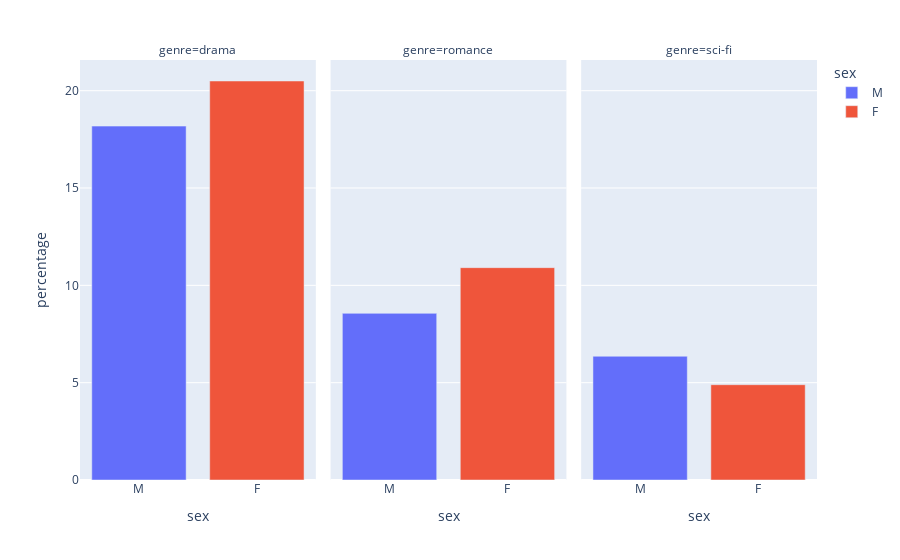

Here is the notebook cell this chart was saved with:
### Code cell
import plotly.express as px
fig = px.bar(genre_df, x="sex", y="percentage", color='sex', facet_col="genre")
fig.update_xaxes(matches=None)
fig.show()

### Figure 1 — Plotly figure (JSON) as saved in the notebook; plotly's stock layout.template omitted (floating-point values rounded to 4 significant figures)
{"data": [{"alignmentgroup": "True", "hoverlabel": {"namelength": 0}, "hovertemplate": "sex=%{x}<br>genre=drama<br>percentage=%{y}", "legendgroup": "M", "marker": {"color": "#636efa"}, "name": "M", "offsetgroup": "M", "orientation": "v", "showlegend": true, "textposition": "auto", "type": "bar", "x": ["M"], "xaxis": "x", "y": [18.18], "yaxis": "y"}, {"alignmentgroup": "True", "hoverlabel": {"namelength": 0}, "hovertemplate": "sex=%{x}<br>genre=romance<br>percentage=%{y}", "legendgroup": "M", "marker": {"color": "#636efa"}, "name": "M", "offsetgroup": "M", "orientation": "v", "showlegend": false, "textposition": "auto", "type": "bar", "x": ["M"], "xaxis": "x2", "y": [8.562], "yaxis": "y2"}, {"alignmentgroup": "True", "hoverlabel": {"namelength": 0}, "hovertemplate": "sex=%{x}<br>genre=sci-fi<br>percentage=%{y}", "legendgroup": "M", "marker": {"color": "#636efa"}, "name": "M", "offsetgroup": "M", "orientation": "v", "showlegend": false, "textposition": "auto", "type": "bar", "x": ["M"], "xaxis": "x3", "y": [6.357], "yaxis": "y3"}, {"alignmentgroup": "True", "hoverlabel": {"namelength": 0}, "hovertemplate": "sex=%{x}<br>genre=drama<br>percentage=%{y}", "legendgroup": "F", "marker": {"color": "#EF553B"}, "name": "F", "offsetgroup": "F", "orientation": "v", "showlegend": true, "textposition": "auto", "type": "bar", "x": ["F"], "xaxis": "x", "y": [20.5], "yaxis": "y"}, {"alignmentgroup": "True", "hoverlabel": {"namelength": 0}, "hovertemplate": "sex=%{x}<br>genre=romance<br>percentage=%{y}", "legendgroup": "F", "marker": {"color": "#EF553B"}, "name": "F", "offsetgroup": "F", "orientation": "v", "showlegend": false, "textposition": "auto", "type": "bar", "x": ["F"], "xaxis": "x2", "y": [10.91], "yaxis": "y2"}, {"alignmentgroup": "True", "hoverlabel": {"namelength": 0}, "hovertemplate": "sex=%{x}<br>genre=sci-fi<br>percentage=%{y}", "legendgroup": "F", "marker": {"color": "#EF553B"}, "name": "F", "offsetgroup": "F", "orientation": "v", "showlegend": false, "textposition": "auto", "type": "bar", "x": ["F"], "xaxis": "x3", "y": [4.896], "yaxis": "y3"}], "layout": {"annotations": [{"font": {}, "showarrow": false, "text": "genre=drama", "x": 0.16, "xanchor": "center", "xref": "paper", "y": 1, "yanchor": "bottom", "yref": "paper"}, {"font": {}, "showarrow": false, "text": "genre=romance", "x": 0.5, "xanchor": "center", "xref": "paper", "y": 1, "yanchor": "bottom", "yref": "paper"}, {"font": {}, "showarrow": false, "text": "genre=sci-fi", "x": 0.84, "xanchor": "center", "xref": "paper", "y": 1, "yanchor": "bottom", "yref": "paper"}], "autosize": true, "barmode": "relative", "legend": {"title": {"text": "sex"}, "tracegroupgap": 0}, "margin": {"t": 60}, "xaxis": {"anchor": "y", "autorange": true, "categoryarray": ["M", "F"], "categoryorder": "array", "domain": [0, 0.32], "range": [-0.5, 1.5], "title": {"text": "sex"}, "type": "category"}, "xaxis2": {"anchor": "y2", "autorange": true, "categoryarray": ["M", "F"], "categoryorder": "array", "domain": [0.34, 0.66], "range": [-0.5, 1.5], "title": {"text": "sex"}, "type": "category"}, "xaxis3": {"anchor": "y3", "autorange": true, "categoryarray": ["M", "F"], "categoryorder": "array", "domain": [0.68, 1.0], "range": [-0.5, 1.5], "title": {"text": "sex"}, "type": "category"}, "yaxis": {"anchor": "x", "autorange": true, "domain": [0, 1], "range": [0, 21.58], "title": {"text": "percentage"}, "type": "linear"}, "yaxis2": {"anchor": "x2", "autorange": true, "domain": [0, 1], "matches": "y", "range": [0, 21.58], "showticklabels": false, "type": "linear"}, "yaxis3": {"anchor": "x3", "autorange": true, "domain": [0, 1], "matches": "y", "range": [0, 21.58], "showticklabels": false, "type": "linear"}}}
